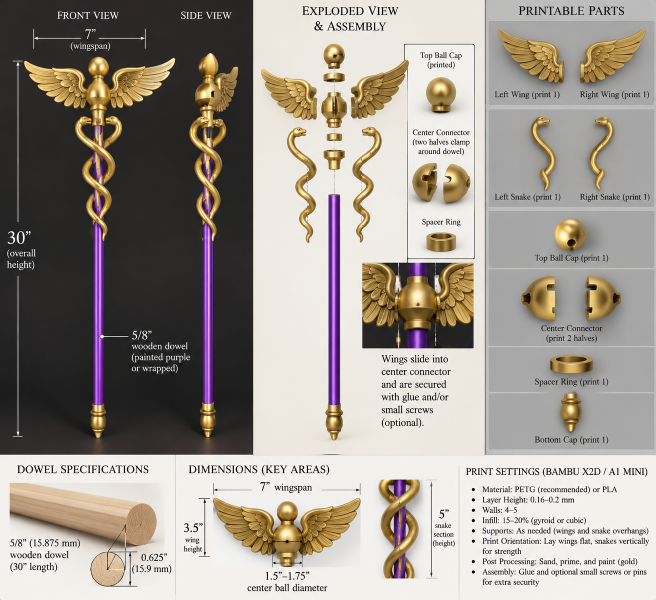
#> input picture Shared/Hermes Caduceus Staff Assembly Guide.png, 1312 x 1199 px (shown at 1/2 size)
$ python to_3color.py '../../../Shared/Hermes Caduceus Staff Assembly Guide.png' '../../../Shared/Hermes Caduceus Staff Assembly Guide.png'
#> lines starting #> are read from the running program, lines starting #| are printed output that depends on the picture; after the words box and inside, x2 and y2 are one past the last pixel; in counts of white or black regions, pixels touching at a corner belong together
import sys, numpy as np
from PIL import Image
from scipy import ndimage as ndi
src, outdir = sys.argv[1], sys.argv[2]
im = np.asarray(Image.open(src).convert('RGBA')).astype(float)
rgb, a = im[..., :3], im[..., 3]
#> a: shape (1199, 1312) float64; every value is 255
mx, mn = rgb.max(2), rgb.min(2)
sat = (mx - mn) / np.maximum(mx, 1)
solid = a > 128
#> solid: shape (1199, 1312) bool; every value is 1
white = solid & (mx > 170) & (sat < 0.25)
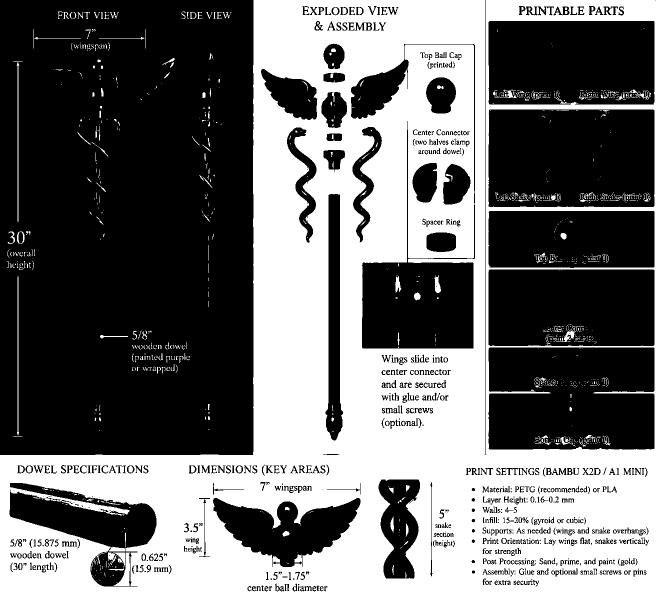
#> white: shape (1199, 1312) bool (shown at 1/2 size); 42.6% white; 1242 white regions (1012 under 20 px), largest, box (x1, y1, x2, y2) and area: (0, 0, 1312, 1199) 651287, (227, 1105, 260, 1172) 819, (33, 124, 39, 444) 647
black = solid & (mx < 70) & ~white
#> black: shape (1199, 1312) bool; 27% white; 2184 white regions (1918 under 20 px), largest, box (x1, y1, x2, y2) and area: (0, 0, 506, 909) 387152, (725, 620, 947, 696) 9221, (846, 526, 903, 579) 1137
neon = solid & ~white & ~black
#> neon: shape (1199, 1312) bool; 30.4% white; 4362 white regions (4223 under 20 px), largest, box (x1, y1, x2, y2) and area: (977, 695, 1309, 899) 64357, (977, 219, 1309, 414) 62631, (977, 42, 1309, 209) 52947
# clean specks: majority-ish smoothing per class
lab = np.zeros(a.shape, np.uint8); lab[white]=1; lab[black]=2; lab[neon]=3
raw = lab.copy()
for _ in range(1):
    votes = np.stack([ndi.uniform_filter((lab==k).astype(float), 3) for k in (1,2,3)])
    lab = np.where(solid, votes.argmax(0)+1, 0).astype(np.uint8)
for k in (1,2,3):  # merge tiny islands into neighbor
    m = lab==k; l, n = ndi.label(m); s = ndi.sum(m, l, range(1,n+1))
    small = np.isin(l, np.where(s < 8)[0]+1)
    if small.any():
        nb = ndi.grey_dilation(np.where(small, 0, lab), size=3)
        lab[small] = nb[small]
#> this loop made 3 passes
#> n on passes 1 to 3: 790, 2033, 1969
#> pass 1, `l, n = ndi.label(m)`:
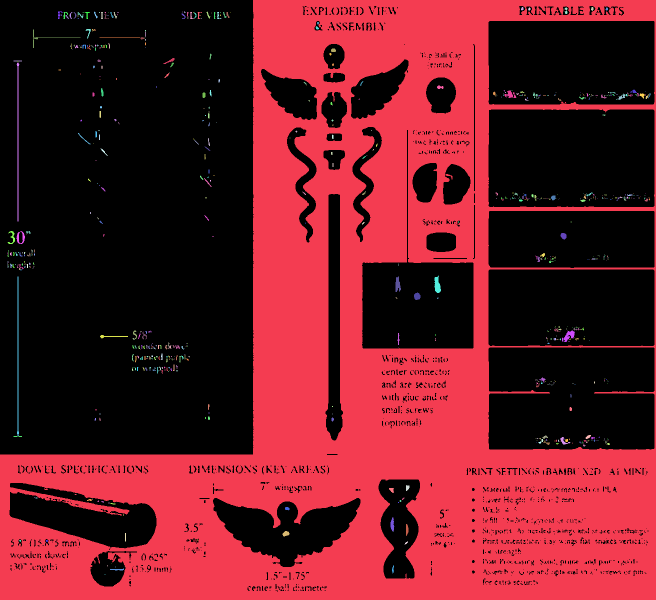
#> l: shape (1199, 1312) int32 (shown at 1/2 size); 791 distinct labels, from 0 to 790; one colour per label, 0 black
#> after the loop:
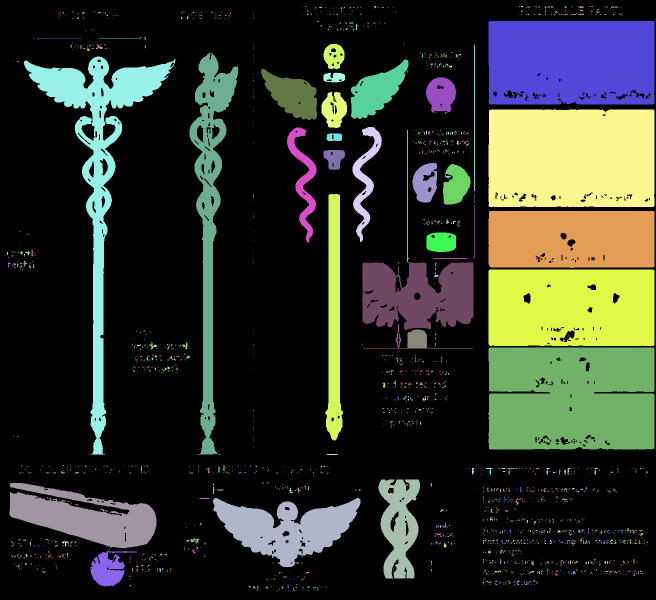
#> l: shape (1199, 1312) int32 (shown at 1/2 size); 1970 distinct labels, from 0 to 1969; one colour per label, 0 black
#> after the loop:
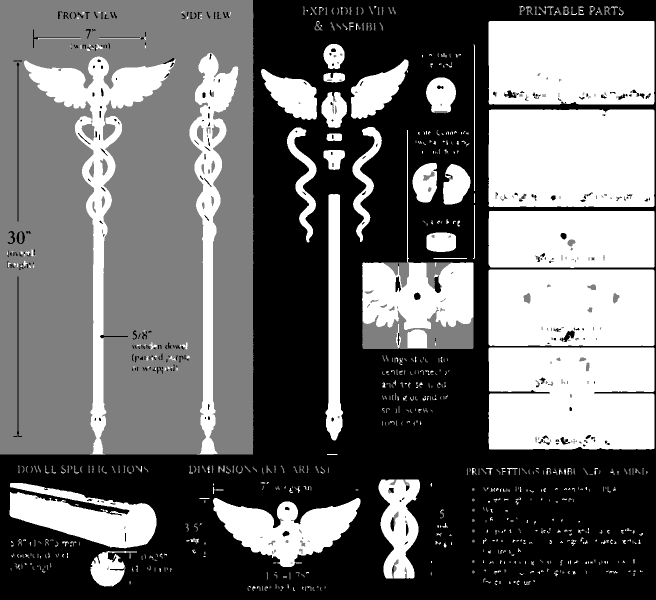
#> lab: shape (1199, 1312) (shown at 1/2 size); min 1, max 3, mean 1.86; drawn with min black and max white
#> after the loop:
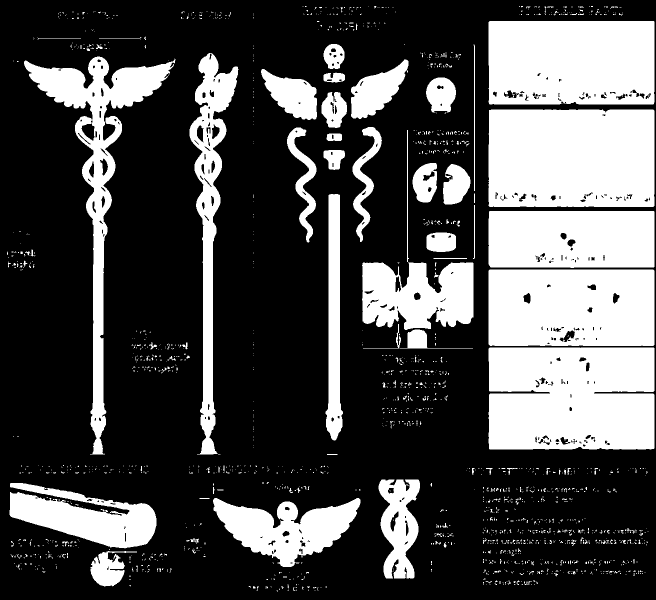
#> m: shape (1199, 1312) bool (shown at 1/2 size); 30.3% white; 1803 white regions (1673 under 20 px), largest, box (x1, y1, x2, y2) and area: (977, 695, 1309, 899) 65415, (977, 219, 1309, 414) 63877, (977, 42, 1309, 209) 54157
#> after the loop:
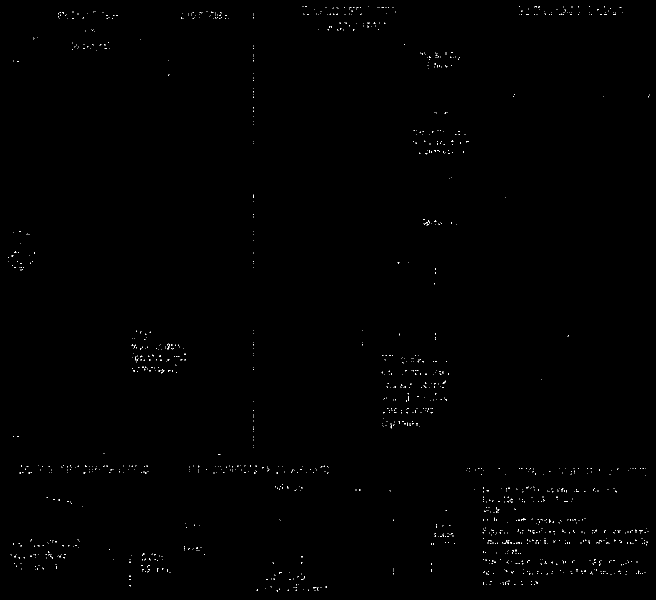
#> small: shape (1199, 1312) bool (shown at 1/2 size); 0.27% white in thin lines or dots
# QR: crisp threshold, no smoothing
qy0,qy1,qx0,qx1 = 990,1342,322,702
q = rgb[qy0:qy1,qx0:qx1].mean(2)
lab[qy0:qy1,qx0:qx1] = np.where(q > 128, 1, 2)
#> lab: shape (1199, 1312); 1.4% of pixels changed, all inside (x1, y1, x2, y2) = (322, 996, 702, 1183)
pal = {1:(255,255,255), 2:(0,0,0), 3:(170,60,255)}
out = np.zeros((*a.shape, 4), np.uint8)
for k, c in pal.items(): out[lab==k] = (*c, 255)
Image.fromarray(out).save(f'{outdir}/poster_3color.png')
for k, name in [(1,'white'),(2,'black'),(3,'neoncity')]:
    o = np.zeros_like(out); o[lab==k] = (*pal[k], 255)
    Image.fromarray(o).save(f'{outdir}/poster_3color_{name}.png')
#> this loop made 3 passes
#> pass 2, `Image.fromarray(o).save(f'{outdir}/poster_3color_{name}.png')`:
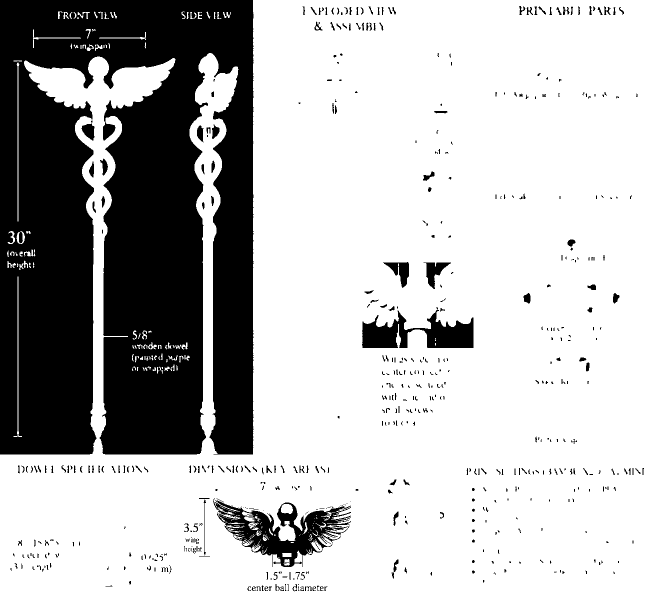
#> saved as poster_3color_black.png: PIL image 1312x1199 RGBA (shown at 1/2 size); mean R, G, B, A 0, 0, 0, 69.8; transparent parts drawn white
prev = out.copy(); prev[lab==0] = (128,128,128,255)
Image.fromarray(prev).save(f'{outdir}/poster_3color_preview.png')
print({n:int((lab==k).sum()) for k,n in [(1,'white'),(2,'black'),(3,'neon')]})
#| {'white': 691510, 'black': 430340, 'neon': 451238}
